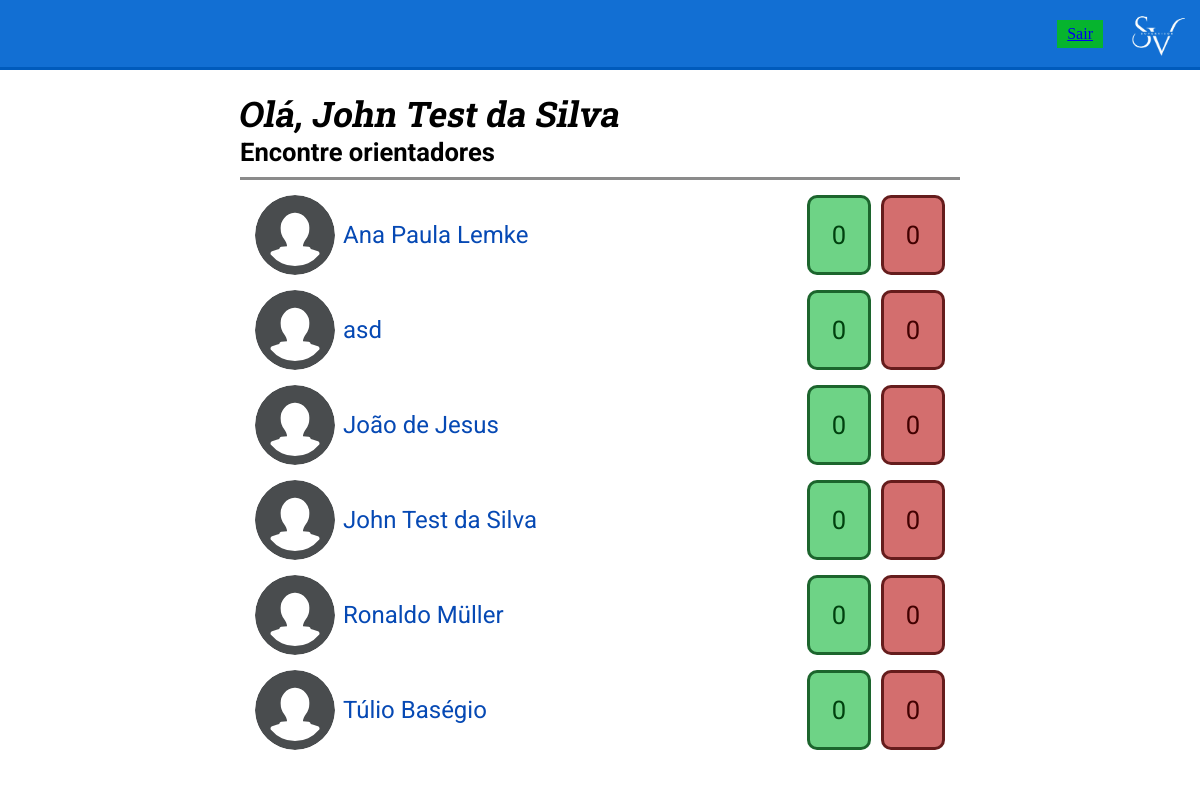
The app's page /views/TelaInicial/ (signed in) with its own data.
### tables this page shows
CREATE TABLE `usuario` (
  `idUsuario` int(11) NOT NULL,
  `nome` varchar(255) NOT NULL,
  `email` varchar(255) NOT NULL,
  `senha` varchar(255) NOT NULL,
  `status` int(11) DEFAULT NULL,
  `tipo` varchar(255) NOT NULL,
  `data_hora_cadastro` timestamp NOT NULL DEFAULT current_timestamp(),
  `imagem` varchar(255) DEFAULT NULL,
  `disponivel` tinyint(1) DEFAULT 1
);

### src/database/MySQL.php (called while the page is built, shortened)
<?php
class MySQL{
	private $connection;
	public function __construct(){
		$this->connection = new mysqli(HOST,USUARIO,SENHA,BANCO);
		$this->connection->set_charset("utf8");
	}
	public function consulta($sql){
		$result = $this->connection->query($sql);
		$data = array();
		while($item = mysqli_fetch_array($result)){
			$data[] = $item;
		}
		return $data;
	}
}

### src/models/Usuario.php (called while the page is built, shortened)
<?php
class Usuario{
    private int $idUsuario;
    private string $nome;
    private ?string $foto_perfil = null;
    private int $interreses_em_comum = 0;
    private int $desinteresses_em_comum = 0;
    public function __construct($nome, $foto_perfil, $email, $senha){
        $this->nome = $nome;
        $this->foto_perfil = $foto_perfil;
    }
    public function  setIdUsuario(int $idUsuario){
        $this->idUsuario = $idUsuario;
    }
    public function getInteressesEmComum(): int{
        return $this->interreses_em_comum;
    }
    public function getDesinteressesEmComum():  int{
        return $this->desinteresses_em_comum;
    }
    public function calcularInteressesEmComum(array $interesses): void {
        $comuns = array_intersect($this->acharInteresses(), $interesses);
        $this->interreses_em_comum = count($comuns);
    }
    public function calcularDesinteressesEmComum(array $desinteresses): void{
        $comuns = array_intersect($this->acharDesinteresses(), $desinteresses);
        $this->desinteresses_em_comum = count($comuns);
    }
    public static function acharUsuario(int $idUsuario) : ?Usuario{
        $conn = new MySQL();
        $sql = "SELECT nome, imagem, email, senha, tipo FROM usuario WHERE idUsuario={$idUsuario}";
        $resultado = $conn->consulta($sql);
        if(count($resultado) === 1){
            $u = new Usuario($resultado[0]['nome'], $resultado[0]['imagem'], $resultado[0]['email'], $resultado[0]['senha']);
            $u->setIdUsuario($idUsuario);
            $u->setTipo($resultado[0]['tipo']);
            return $u;
        }
        return null;
    }
    public static function listarProfessores() : array{
        $conn = new MySQL();
        $sql = "SELECT idUsuario, nome, imagem, email, senha, disponivel
            FROM usuario
            WHERE tipo = 'professor'
            ORDER BY disponivel DESC, nome ASC";
        $resultado = $conn->consulta($sql);
        $professores = [];
        foreach($resultado as $r){
            $u = new Usuario($r['nome'], $r['imagem'], $r['email'], $r['senha']);
            $u->setIdUsuario($r['idUsuario']);
            $u->setDisponivel($r['disponivel']);
            $professores[] = $u;
        }
        return $professores;
    }
    public function acharInteresses(): array{
        $conn = new MySQL();
        $sql = "SELECT idInteresse FROM usuario_interesse WHERE idUsuario={$this->idUsuario}";
        $resultado = $conn->consulta($sql);
        $interesses = [];
        foreach($resultado as $r){
            $interesses[] = $r['idInteresse'];
        }
        return $interesses;
    }
    public function acharDesinteresses(): array{
        $conn = new MySQL();
        $sql = "SELECT idInteresse FROM usuario_desinteresse WHERE idUsuario={$this->idUsuario}";
        $resultado = $conn->consulta($sql);
        $desinteresses = [];
        foreach($resultado as $r){
            $desinteresses[] = $r['idInteresse'];
        }
        return $desinteresses;
    }
    public function getNome(): string{
        return $this->nome;
    }
    public function getFotoPerfil(): ?string{
        return $this->foto_perfil;
    }
    public function getIdUsuario(): int{
        return $this->idUsuario;
    }
}

### views/TelaInicial/index.php (the view, shortened to what this page needs)
<?php
$usuarioLogado = Usuario::acharUsuario($_SESSION["idUsuario"]);
$professores = Usuario::listarProfessores();
foreach($professores as $professor){
    $professor->calcularInteressesEmComum($usuarioLogado->acharInteresses());
    $professor->calcularDesinteressesEmComum($usuarioLogado->acharInteresses());
}
usort($professores, function($a, $b){ $a->getInteressesEmComum() <=> $b->getInteressesEmComum(); });
usort($professores, function($a, $b){ return $b->getInteressesEmComum() <=> $a->getInteressesEmComum(); });
?>
<!DOCTYPE html>
<html lang="en">
<head>
    <link rel="stylesheet" href="../../styles/style.css">
</head>
<body>
    <div class="container">
        <header class="cabecalho">
            <img src="../../resources/images/logo.png" alt="Logo SuperVisor" class="logo-cabecalho">
            <a class="cabecalho-link-botao" href="../Logout/">Sair</a>
        </header>
        <main class="container-listagem">
            <h2 class="titulo1">Olá, <?= $usuarioLogado->getNome() ?></h2>
            <h3 class="titulo2">Encontre orientadores</h3>
            <div class="container-item-listagem">
            <?php
            foreach($professores as $professor){
                $foto_perfil = $professor->getFotoPerfil() ?? 'foto_perfil_padrao.svg';
                echo "<div class='item-listagem'>
                        <a class='link-perfil-listagem' href='../VisualizarProfessor/?id={$professor->getIdUsuario()}'>
                        <img class='foto-redonda-listagem' src='../../resources/images/{$foto_perfil}' alt='Foto de um professor'>
                        <p class='texto-listagem'>{$professor->getNome()}</p>
                        </a>
                        <div class='container-contadores-listagem'>
                            <span class='contador-interesses-listagem'>{$professor->getInteressesEmComum()}</span>
                            <span class='contador-desinteresses-listagem'>{$professor->getDesinteressesEmComum()}</span>
                        </div>
                    </div>";
            }
            ?>
            </div>
        </main>
    </div>
</body>
</html>

### styles/style.css (style rules this page uses)
*, *::before, *::after { margin: 0; padding: 0; box-sizing: border-box; }
html, body { width: 100vw; height: 100vh; }
.container { width: 100%; height: 100%; display: flex; flex-direction: column; }
.cabecalho { width: 100%; height: 70px; background-color: #126fd3; display: flex; align-items: center; flex-direction: row-reverse; gap: 10px; border-bottom: 3px solid #005bbc; }
.logo-cabecalho { height: 100%; margin: 0 10px; }
.cabecalho-link-botao { background-color: #06b42e; padding: 5px 10px; }
.container-listagem { height: 100%; width: 60%; align-self: center; padding: 20px 0; }
.titulo1 { font-family: "Roboto Slab", serif; font-size: 2.2rem; transform: skew(-10deg); }
.titulo2 { font-family: "Roboto", sans-serif; font-size: 1.6rem; }
.container-item-listagem { margin: 10px 0 0 0; padding: 10px; border-top: 3px solid #00000074; width: 100%; display: flex; flex-direction: column; gap: 5px; }
.item-listagem { padding: 5px; width: 100%; height: 90px; display: flex; align-items: center; gap: 5px; }
.link-perfil-listagem { height: 100%; display: flex; align-items: center; justify-content: center; gap: 3px; color: #0649b4; font-style: none; text-decoration: none; }
.foto-redonda-listagem { object-fit: contain; height: 100%; border-radius: 100vh; margin: 0 5px 0 0; }
.texto-listagem { font-family: "Roboto", sans-serif; font-size: 1.5rem; }
.container-contadores-listagem { height: 100%; margin: 0 0 0 auto; display: flex; gap: 10px; width: 20%; }
.contador-interesses-listagem { height: 100%; background-color: #06b42f94; color: #00410f; flex: 1; display: flex; align-items: center; justify-content: center; font-family: "Roboto", sans-serif; font-size: 1.6rem; border: 3px solid #00410fbf; border-radius: 10px; }
.contador-desinteresses-listagem { height: 100%; background-color: #b4060694; color: #410000; flex: 1; display: flex; align-items: center; justify-content: center; font-family: "Roboto", sans-serif; font-size: 1.6rem; border: 3px solid #410000bf; border-radius: 10px; }

### records on screen
usuario: nome "John Test da Silva", InteressesEmComum "0", DesinteressesEmComum "0"
usuario: nome "Ana Paula Lemke", InteressesEmComum "0", DesinteressesEmComum "0"
usuario: nome "asd", InteressesEmComum "0", DesinteressesEmComum "0"
usuario: nome "João de Jesus", InteressesEmComum "0", DesinteressesEmComum "0"
usuario: nome "Ronaldo Müller", InteressesEmComum "0", DesinteressesEmComum "0"
usuario: nome "Túlio Baségio", InteressesEmComum "0", DesinteressesEmComum "0"
